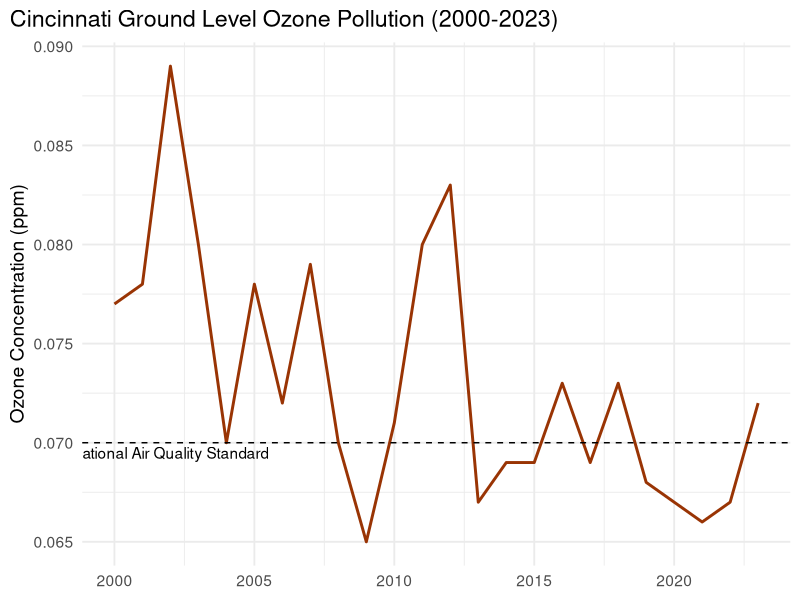
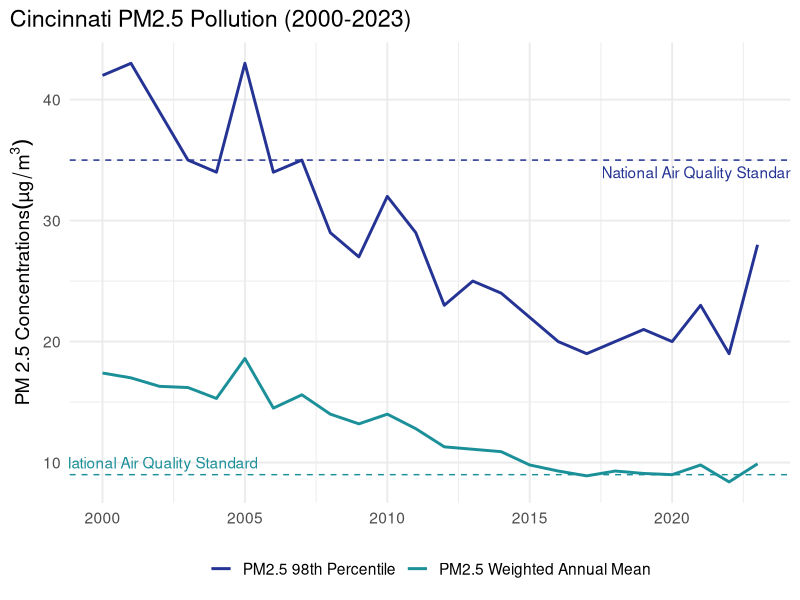

These figures' R source, in order:
####-- Air Quality

# Clear environment if needed
#rm(list=ls(all=TRUE))

#install.packages(c("tidyverse"))
library(tidyverse)

############################ Data Cleaning #######################################

# Read in data
airq_pre <- read.csv("data/5_20260205_airquality.csv")

# Clean data
airq <- airq_pre %>%
    pivot_longer(
        cols = starts_with("X"),
        names_to = "year",
        values_to = "value") %>%
    mutate(year = as.numeric(str_sub(year, 2)),
           pollutant_m = paste(pollutant, trend_statistic, sep = " "))

############################ Graphing #######################################

# Separate data for graphing
airq_c <- airq %>% filter(CBSA == 17140)
airq_o3 <- airq %>% filter(CBSA == 17140 & pollutant == "O3")
airq_pm2 <- airq %>% filter(CBSA == 17140 & grepl("PM2.5", pollutant))


# Ozone plot
p1 <- ggplot() +
    geom_line(data = airq_o3, mapping = aes(x = year, y = value, color = pollutant_m),
              linewidth = 1, color = "#993404") +
    geom_hline(yintercept = 0.070, color = "black", linetype = "dashed", size = .5) +
labs(title = "Cincinnati Ground Level Ozone Pollution (2000-2023)",
     x = NULL,
     y = "Ozone Concentration (ppm)",
     color = "Pollutant") +
    annotate("text", x=2002, y=0.0695, label= "National Air Quality Standard") +
    theme_minimal(base_size = 14) +
    theme(plot.title.position = "plot")

# PM 2.5 plot
p2 <- ggplot() +
    geom_line(data = airq_pm2, mapping = aes(x = year, y = value, color = pollutant_m),
              linewidth = 1) +
    scale_color_manual(values = c("PM2.5 98th Percentile" = "#253494",
                                  "PM2.5 Weighted Annual Mean" = "#1c9099")) +

    geom_hline(yintercept = 35, color = "#253494", linetype = "dashed", size = .5) +
    geom_hline(yintercept = 9, color = "#1c9099", linetype = "dashed", size = .5) +
    labs(title = "Cincinnati PM2.5 Pollution (2000-2023)",
         x = NULL,
         y = expression("PM 2.5 Concentrations" (µg/m^3)),
         color = NULL) +
    annotate("text", x=2021, y=34, label= "National Air Quality Standard", col = "#253494") +
    annotate("text", x=2002, y=10, label= "National Air Quality Standard", col = "#1c9099") +
    theme_minimal(base_size = 14) +
    theme(legend.position = "bottom",
        plot.title.position = "plot")
    
# Save plots
ggsave("plots/5_20260205_p1.jpg", plot = p1, width = 10, height = 8, units = "in")
ggsave("plots/5_20260205_p2.jpg", plot = p2, width = 10, height = 8, units = "in")
